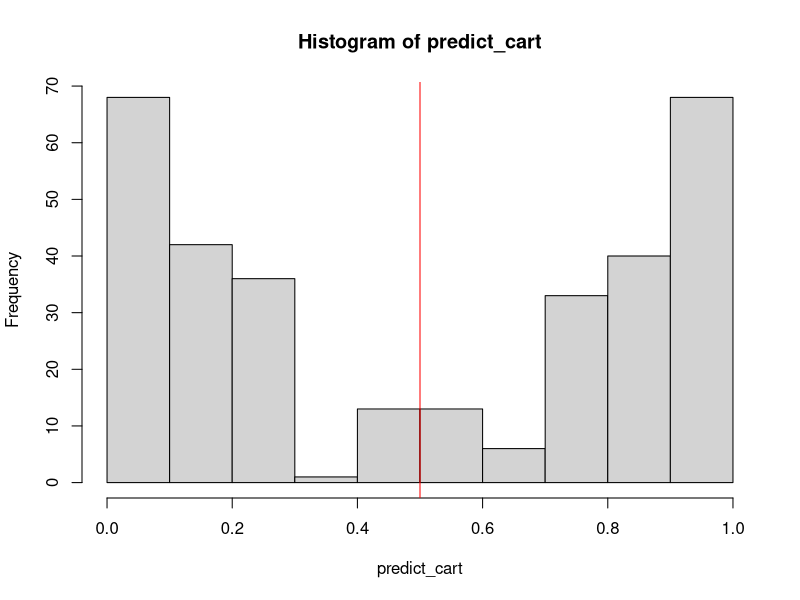
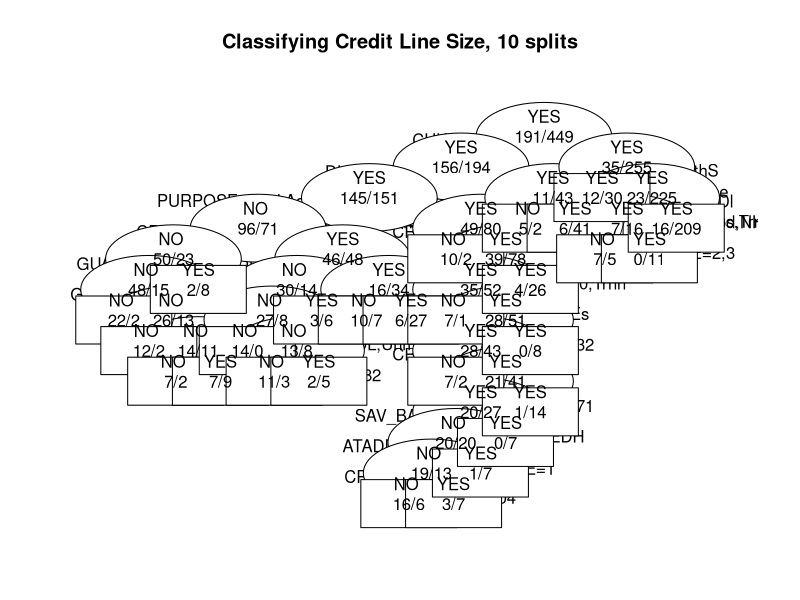

Recreate these plots in R, in order.
# Install "rpart" package for recursive partitioning in order to CART modeling 

data <- read.csv("mf850-loan-data.csv")

# Some data cleaning 
data$DEPENDENTS <- as.factor(data$DEPENDENTS)
data$CRED_HERE <- as.factor(data$CRED_HERE)
data$INSTALLMENTRATE <- as.factor(data$INSTALLMENTRATE)
data$ATADDRESSSINCE <- as.factor(data$ATADDRESSSINCE)
data$AGE <- scale(data$AGE)
data$DURATION <- scale(data$DURATION)

head(data)
summary(data)

# load the library
library(rpart)

# Sample split into test train set 
indexes <- sample(1:nrow(data), size = 0.2*nrow(data))
test <- data[indexes, ]
train <- data[-indexes, ]

data.tree = rpart(CRED_APPROVED~., data = train, cp = 10^(-6))

#To see entries in a list
names(data.tree)

#Information on the size of the tree
#data.tree$cptable[1:10, ] WHEN I TRIED THIS, IT GIVES ME AN ERROR: SUBSCRIPT OUT OF BOUNDS

data.tree$cptable[dim(data.tree$cptable)[1] - 9:0, ] #I'm not sure how to assess the size of the tree, let me know.

#In the event that the size is huge (probably is) pruning will be required (example: prune tree to 10 splits)
cp10 = which(data.tree$cptable[, 2] == 10)
data.tree10 = prune(data.tree, data.tree$cptable[cp10, 1])

print(data.tree10) #I do not understand how to visualize this but I will check it in tree form

summary(data.tree10)

#Visualizaton time!
png("data.tree10.png", width = 1200, height = 800)
post(data.tree10, file = "", title. = "Classifying Credit Line Size, 10 splits", bp = 18)
dev.off() 

# Predict using the test data 

# Generate predictions on the test data using the pruned tree
predict_cart <- predict(data.tree10, newdata = test)
hist(predict_cart)
abline(v = 0.5, col = "red")
# Rename predictions to match test file 
results_cart  <- ifelse(predict_cart > 0.5,'YES','NO')
# Compare with the original results 
misClasificError <- mean(results_cart != test$CRED_APPROVED)
print(paste('Accuracy',1-misClasificError))
# Compare with Baseline 
table(test$CRED_APPROVED)/nrow(test)

